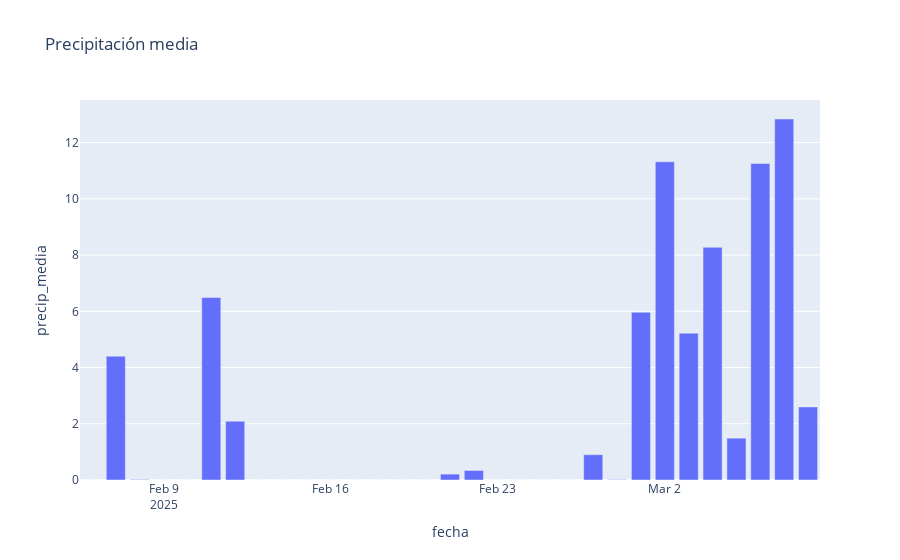

Notebook source saved alongside this figure:
### Code cell
#grafico de precipitaciones
import plotly.express as px

df = pm.DataFrame()
fig = px.bar(df, x="fecha", y="precip_media", title = 'Precipitación media')
fig.show()

### Figure 1 — Plotly figure (JSON) as saved in the notebook; plotly's stock layout.template omitted (floating-point values rounded to 4 significant figures)
{"data": [{"alignmentgroup": "True", "hovertemplate": "fecha=%{x}<br>precip_media=%{y}<extra></extra>", "legendgroup": "", "marker": {"color": "#636efa", "pattern": {"shape": ""}}, "name": "", "offsetgroup": "", "orientation": "v", "showlegend": false, "textposition": "auto", "type": "bar", "x": ["2025-02-06T00:00:00", "2025-02-07T00:00:00", "2025-02-08T00:00:00", "2025-02-09T00:00:00", "2025-02-10T00:00:00", "2025-02-11T00:00:00", "2025-02-12T00:00:00", "2025-02-13T00:00:00", "2025-02-14T00:00:00", "2025-02-15T00:00:00", "2025-02-16T00:00:00", "2025-02-17T00:00:00", "2025-02-18T00:00:00", "2025-02-19T00:00:00", "2025-02-20T00:00:00", "2025-02-21T00:00:00", "2025-02-22T00:00:00", "2025-02-23T00:00:00", "2025-02-24T00:00:00", "2025-02-25T00:00:00", "2025-02-26T00:00:00", "2025-02-27T00:00:00", "2025-02-28T00:00:00", "2025-03-01T00:00:00", "2025-03-02T00:00:00", "2025-03-03T00:00:00", "2025-03-04T00:00:00", "2025-03-05T00:00:00", "2025-03-06T00:00:00", "2025-03-07T00:00:00", "2025-03-08T00:00:00"], "xaxis": "x", "y": [0, 4.405, 0.018, 0, 0, 6.49, 2.09, 0, 0, 0, 0, 0, 0, 0, 0, 0.21, 0.34, 0, 0, 0, 0, 0.9, 0.015, 5.965, 11.32, 5.221, 8.277, 1.488, 11.26, 12.84, 2.599], "yaxis": "y"}], "layout": {"barmode": "relative", "legend": {"tracegroupgap": 0}, "title": {"text": "Precipitación media"}, "xaxis": {"anchor": "y", "domain": [0, 1], "title": {"text": "fecha"}}, "yaxis": {"anchor": "x", "domain": [0, 1], "title": {"text": "precip_media"}}}}
